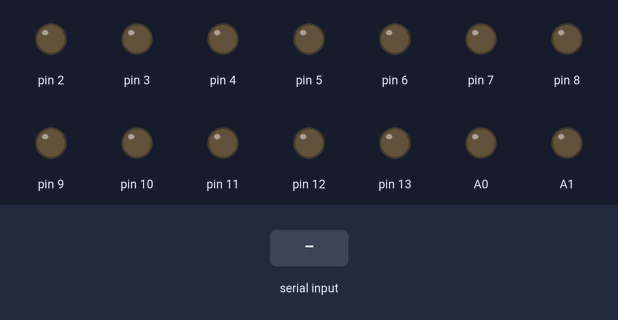
Bench run of a sketch on a simulated Arduino Uno, built with avr-gcc and run on an emulated ATmega328P. Shown: output pins drawn as LEDs (lit = HIGH). Inputs (shaded band) come from the test bench. Pins used as bus, display or sensor lines are not drawn.

Above: at 1.2 s.
1.3 s: "0" received over Serial
At 2.9 s:
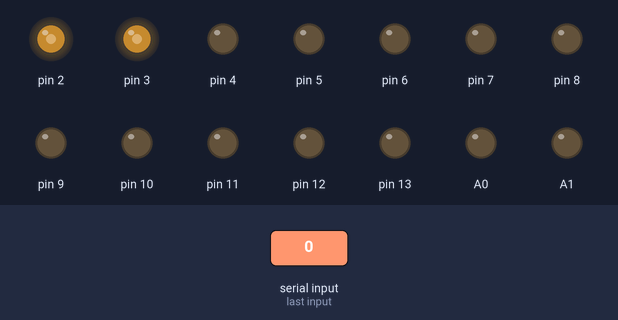
At 4.0 s:
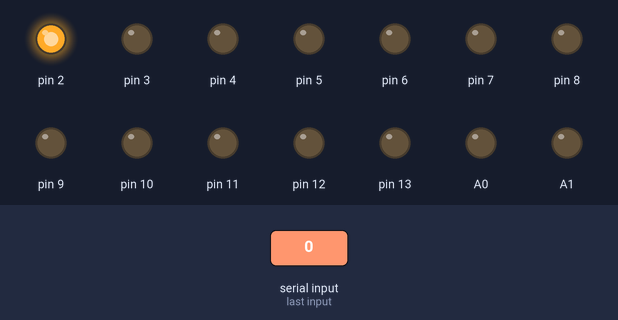
4.3 s: "1" received over Serial
At 7.4 s:
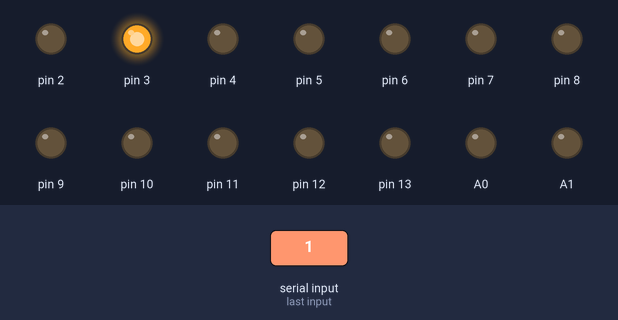
Timing chart, 0 to 8.9 s (numbered marks = the images above; inputs shaded):
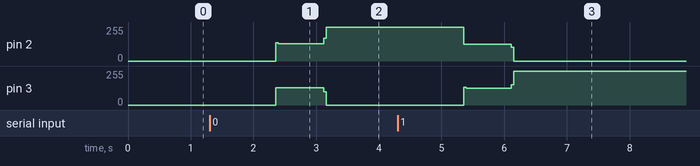

The sketch:

ArduinoFinal.ino
```cpp
//string para determinar que dedo se tiene que mover
String dedos;
String dedosAnteriores = "11111";

// Secuencia de pasos (par máximo)
int paso_adelante [4][4] =
{
  {1, 1, 0, 0},
  {0, 1, 1, 0},
  {0, 0, 1, 1},
  {1, 0, 0, 1}
};

int paso_atras [4][4] =
{
  {1, 1, 0, 0},
  {1, 0, 0, 1},
  {0, 0, 1, 1},
  {0, 1, 1, 0}
};

int cantidad[] = {100,100,100,100,100}; //vector con la cantidad de pasos por dedo

//funcion que hace mover el motor segun direccion, pasos y pines
void pasos(char dir, byte pin1, byte pin2, byte pin3, byte pin4, int steps){
  if(dir == '1'){
    for (int j = 0; j < steps; j++){
      for (int i = 0; i < 4; i++){
        digitalWrite(pin1, paso_adelante[i][0]);
        digitalWrite(pin2, paso_adelante[i][1]);
        digitalWrite(pin3, paso_adelante[i][2]);
        digitalWrite(pin4, paso_adelante[i][3]);
        delay(2);
      }
    }
  }
  if(dir == '0'){
    for (int j = 0; j < steps; j++){
      for (int i = 0; i < 4; i++){
        digitalWrite(pin1, paso_atras[i][0]);
        digitalWrite(pin2, paso_atras[i][1]);
        digitalWrite(pin3, paso_atras[i][2]);
        digitalWrite(pin4, paso_atras[i][3]);
        delay(2);
      }
    }
  }
}

void mover(int i, char a){
  if(i == 0){
    Serial.end();
    pasos(a,0,1,2,3,cantidad[0]);
    Serial.begin(9600);
  }
  if(i == 1){pasos(a,4,5,6,7,cantidad[1]);}
  if(i == 2){pasos(a,8,9,10,11,cantidad[2]);}
  if(i == 3){pasos(a,12,13,A0,A1,cantidad[3]);}
  if(i == 4){pasos(a,A2,A3,A4,A5,cantidad[4]);}
}

void verificar(){
  for(int i=0;i<5;i++){
    if(dedos[i] != dedosAnteriores[i]){
      mover(i,dedos[i]);
      dedosAnteriores[i] = dedos[i];
    }
  }
}

void setup() {
  Serial.begin(9600);
  for(int i=0;i<14;i++){
    pinMode(i, OUTPUT);
  }
  pinMode(A0, OUTPUT);
  pinMode(A1, OUTPUT);
  pinMode(A2, OUTPUT);
  pinMode(A3, OUTPUT);
  pinMode(A4, OUTPUT);
  pinMode(A5, OUTPUT);
}

void loop() {
  if(Serial.available()>0){
    dedos = Serial.readString();
    verificar();
  }
}
```

Measured:
- after the input at 1.3 s, pin 2: 0/255 → 129/255 after 1.1 s, → 255/255 0.76 s later; pin 3: 0/255 → 129/255 after 1.1 s, → 0/255 0.76 s later
- after the input at 4.3 s, pin 2: 255/255 → 126/255 after 1.1 s, → 0/255 0.76 s later; pin 3: 0/255 → 126/255 after 1.1 s, → 255/255 0.76 s later
